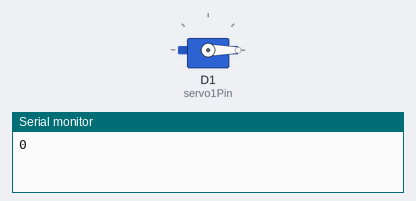
A sketch run on a simulated ESP8266 (NodeMCU). Shown: servo, the last lines printed to the serial monitor.

Above: at 0.05 s.
At 4.0 s:
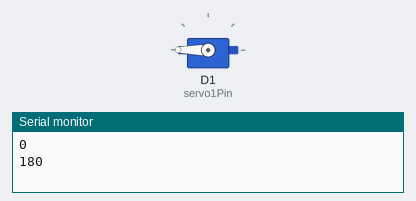
Timing chart, 0 to 5.2 s (numbered marks = the images above):
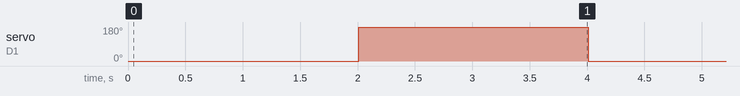

Measured:
- by itself, servo on D1 (servo1Pin): alternates 180° for 2.0 s and 0° for 2.0 s

The sketch:

ServoTest.ino
```cpp
/* NodeMCU */
#include <ESP8266WiFi.h>

/* Servo */
#define servo1Pin D1

#include <Servo.h>

Servo servo1;

int servo1Angle = 0;

void setup()
{
  Serial.begin(115200);
  delay(10);
  servo1.attach(servo1Pin);
}

void loop()
{
  servo1.write(servo1Angle);                      // Move the servo to a position

  Serial.println(servo1Angle);

  delay(2000);                                    // Delay to prevent errors

  if(servo1Angle)
    servo1Angle = 0;
  else
    servo1Angle = 180;
}
```
